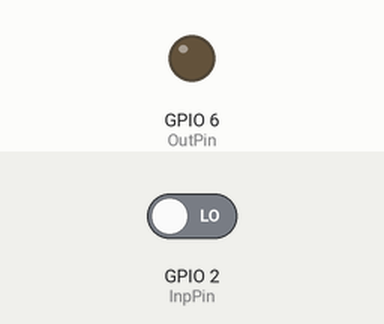
Simulated run of this sketch. Board: ESP32-S3. On the bench: output pins drawn as LEDs (lit = HIGH). The inputs (shaded band) are chosen by the test bench; at power-on: GPIO 2 (InpPin) LOW.

Above: at 1.2 s.
1.3 s: GPIO 2 (InpPin) driven HIGH
At 2.5 s:
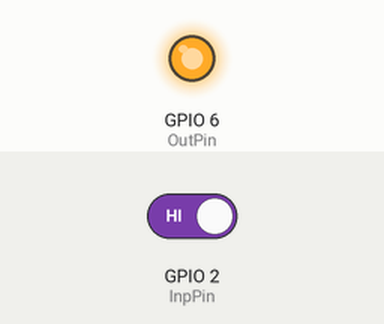
2.8 s: GPIO 2 (InpPin) driven LOW
At 3.8 s:
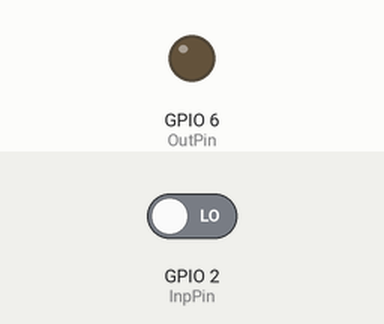
Timing chart, 0 to 5.8 s (numbered marks = the images above; inputs shaded):
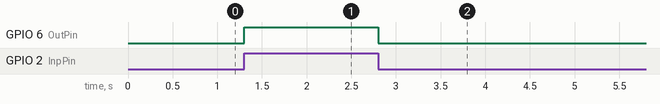

The sketch:

esp32_1_kap4_ausgang.ino
```cpp
// ESP32 - Ausgang
// Datei: esp32_1_kap4_ausgang.ino

const int InpPin = 2;
const int OutPin = 6;
int status = 0;

void setup()
{
  // Eingang setzen
  pinMode(InpPin, INPUT);
  // Ausgang setzen
  pinMode(OutPin, OUTPUT);
  //
  //Anweisung
}

void loop()
{
  // Eingang einlesen
  status = digitalRead(InpPin);

  // Eingang prüfen ob Ein oder Aus
  if (status == HIGH) {
    // Ausgang Ein
    digitalWrite(OutPin, HIGH);
  } else {
    // Ausgang Aus
    digitalWrite(OutPin, LOW);
  }
}
```

Measured:
- after the input at 1.3 s, GPIO 6 (OutPin): LOW → HIGH at once
- after the input at 2.8 s, GPIO 6 (OutPin): HIGH → LOW at once
